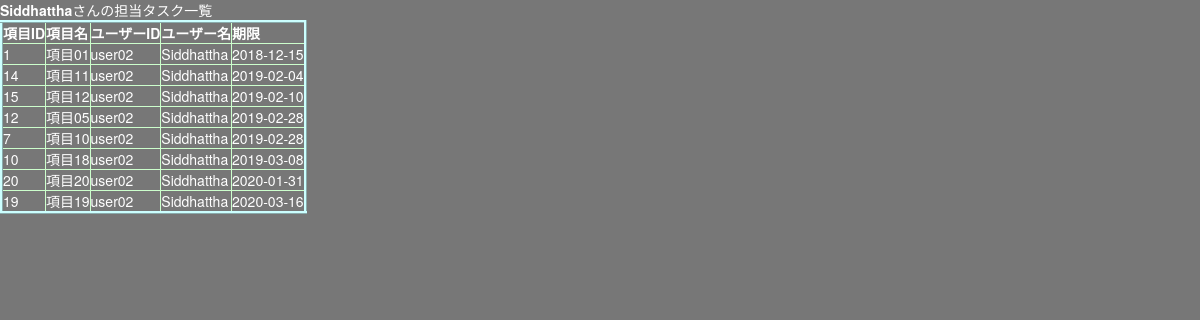
The app's page /samples/PDO_sample.php with its own data.
### tables this page shows
CREATE TABLE TODO_USER
    (ID varchar(15) NOT NULL PRIMARY KEY,
     NAME varchar(30) NOT NULL,
     PASSWORD varchar(15) NOT NULL
     );

CREATE TABLE TODO_ITEM
    (ID int NOT NULL PRIMARY KEY AUTO_INCREMENT,
     NAME varchar(30) NOT NULL,
     USER varchar(15) NOT NULL,
     EXPIRE_DATE date NOT NULL,
     FINISHED_DATE date
     );

### samples/PDO_sample.php (the view, shortened to what this page needs)
<?php
$userdata = "Siddhattha";
$dsn = 'mysql: host=127.0.0.1; dbname=shino; charset=utf8mb4';
$dbuser = "user1";
$dbuser_pass = "pass1";
$driver_options =
array(
	PDO::ATTR_ERRMODE => PDO::ERRMODE_EXCEPTION,
	PDO::ATTR_EMULATE_PREPARES => false
);
$sql = "SELECT TODO_ITEM.ID AS subjectID, TODO_ITEM.NAME AS subject,
				TODO_USER.ID AS userID, TODO_USER.NAME AS username,
				TODO_ITEM.EXPIRE_DATE AS term
		 FROM TODO_USER JOIN TODO_ITEM ON TODO_USER.ID = TODO_ITEM.USER
		 WHERE TODO_USER.NAME = :username
		 ORDER BY EXPIRE_DATE ASC";
try {
    $dbh = new PDO($dsn, $dbuser, $dbuser_pass, $driver_options);
    $dbh->setAttribute(PDO::ATTR_DEFAULT_FETCH_MODE, PDO::FETCH_ASSOC);
	$stmt = $dbh -> prepare($sql);
	$stmt->bindValue(":username", $userdata, PDO::PARAM_STR);
	$stmt->execute();
} catch (PDOException $e) {
    header('Content-Type: text/plain; charset=UTF-8', true, 500);
    exit($e->getMessage());
}
$rows = $stmt->fetchAll();
$css_file = "defaultCSS.css";
require_once("../php/header.tmp.php");
?>
<body>
	<p><b><?= $userdata ?></b>さんの担当タスク一覧</p>
	<table style="border: inset 3px #cff">
		<tr>
			<th>項目ID</th><th>項目名</th><th>ユーザーID</th><th>ユーザー名</th><th>期限</th>
		</tr>
		<?php foreach($rows as $row): ?>
		<tr>
			<?php foreach ($row as $column): ?>
    		<td><?= $column ?></td>
    		<?php endforeach ?>
		</tr>
		<?php endforeach ?>
	</table>
</body>
</html>

### php/header.tmp.php (shortened to what this page needs)
<!DOCTYPE HTML>
<html lang="ja">
<head>
	<link rel="stylesheet" href="http://maxcdn.bootstrapcdn.com/bootstrap/3.3.6/css/bootstrap.min.css"/>
	<link href="../css/<?= $css_file ?>" rel="stylesheet" type="text/css">
</head>

### css/defaultCSS.css (style rules this page uses)
div, span, h1, h2, h3, h4, p, img, header, footer { margin: 0; padding: 0; border: 0; font-weight: normal; list-style: none; text-decoration: none; }
body { margin: 0 auto; background-color: #777; color: white; }
table, tr, th, td { border: solid 1px #cfc; }

### records on screen
todo_user: todo_item.ID "1", todo_item.NAME "項目01", ID "user02", NAME "Siddhattha", todo_item.EXPIRE_DATE "2018-12-15", todo_item.ID "14", todo_item.NAME "項目11", todo_item.EXPIRE_DATE "2019-02-04", todo_item.ID "15", todo_item.NAME "項目12", todo_item.EXPIRE_DATE "2019-02-10", todo_item.ID "12", todo_item.NAME "項目05", todo_item.EXPIRE_DATE "2019-02-28", todo_item.ID "7", todo_item.NAME "項目10", todo_item.ID "10", todo_item.NAME "項目18", todo_item.EXPIRE_DATE "2019-03-08", todo_item.ID "20", todo_item.NAME "項目20", todo_item.EXPIRE_DATE "2020-01-31", todo_item.ID "19", todo_item.NAME "項目19", todo_item.EXPIRE_DATE "2020-03-16"

### other values on screen
$userdata "Siddhattha"
